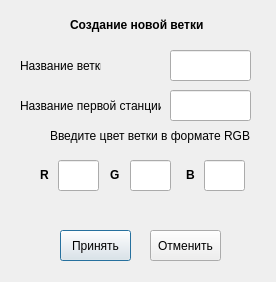
<?xml version="1.0" encoding="UTF-8"?>
<ui version="4.0">
 <class>CreateNewBranchDialog</class>
 <widget class="QDialog" name="CreateNewBranchDialog">
  <property name="geometry">
   <rect>
    <x>0</x>
    <y>0</y>
    <width>276</width>
    <height>282</height>
   </rect>
  </property>
  <property name="windowTitle">
   <string>Создание новой ветки</string>
  </property>
  <widget class="QLineEdit" name="branchName">
   <property name="geometry">
    <rect>
     <x>170</x>
     <y>50</y>
     <width>81</width>
     <height>31</height>
    </rect>
   </property>
  </widget>
  <widget class="QLineEdit" name="b">
   <property name="geometry">
    <rect>
     <x>204</x>
     <y>160</y>
     <width>41</width>
     <height>31</height>
    </rect>
   </property>
  </widget>
  <widget class="QLineEdit" name="g">
   <property name="geometry">
    <rect>
     <x>130</x>
     <y>160</y>
     <width>41</width>
     <height>31</height>
    </rect>
   </property>
  </widget>
  <widget class="QLineEdit" name="r">
   <property name="geometry">
    <rect>
     <x>58</x>
     <y>160</y>
     <width>41</width>
     <height>31</height>
    </rect>
   </property>
  </widget>
  <widget class="QLineEdit" name="firstStationName">
   <property name="geometry">
    <rect>
     <x>170</x>
     <y>90</y>
     <width>81</width>
     <height>31</height>
    </rect>
   </property>
  </widget>
  <widget class="QLabel" name="label_4">
   <property name="geometry">
    <rect>
     <x>20</x>
     <y>90</y>
     <width>141</width>
     <height>31</height>
    </rect>
   </property>
   <property name="text">
    <string>Название первой станции</string>
   </property>
  </widget>
  <widget class="QLabel" name="label_3">
   <property name="geometry">
    <rect>
     <x>20</x>
     <y>50</y>
     <width>81</width>
     <height>31</height>
    </rect>
   </property>
   <property name="text">
    <string>Название ветки</string>
   </property>
  </widget>
  <widget class="QLabel" name="label">
   <property name="geometry">
    <rect>
     <x>70</x>
     <y>10</y>
     <width>151</width>
     <height>31</height>
    </rect>
   </property>
   <property name="text">
    <string>&lt;html&gt;&lt;head/&gt;&lt;body&gt;&lt;p&gt;&lt;span style=&quot; font-size:9pt; font-weight:600;&quot;&gt;Создание новой ветки&lt;/span&gt;&lt;/p&gt;&lt;/body&gt;&lt;/html&gt;</string>
   </property>
  </widget>
  <widget class="QPushButton" name="okButton">
   <property name="geometry">
    <rect>
     <x>60</x>
     <y>230</y>
     <width>71</width>
     <height>31</height>
    </rect>
   </property>
   <property name="text">
    <string>Принять</string>
   </property>
  </widget>
  <widget class="QPushButton" name="cancelButton">
   <property name="geometry">
    <rect>
     <x>150</x>
     <y>230</y>
     <width>71</width>
     <height>31</height>
    </rect>
   </property>
   <property name="text">
    <string>Отменить</string>
   </property>
  </widget>
  <widget class="QLabel" name="errorLabel">
   <property name="geometry">
    <rect>
     <x>10</x>
     <y>200</y>
     <width>261</width>
     <height>21</height>
    </rect>
   </property>
   <property name="text">
    <string/>
   </property>
   <property name="alignment">
    <set>Qt::AlignCenter</set>
   </property>
  </widget>
  <widget class="QLabel" name="label_5">
   <property name="geometry">
    <rect>
     <x>50</x>
     <y>120</y>
     <width>201</width>
     <height>31</height>
    </rect>
   </property>
   <property name="text">
    <string>Введите цвет ветки в формате RGB</string>
   </property>
  </widget>
  <widget class="QLabel" name="label_6">
   <property name="geometry">
    <rect>
     <x>40</x>
     <y>160</y>
     <width>16</width>
     <height>31</height>
    </rect>
   </property>
   <property name="text">
    <string>&lt;html&gt;&lt;head/&gt;&lt;body&gt;&lt;p&gt;&lt;span style=&quot; font-weight:600;&quot;&gt;R&lt;/span&gt;&lt;/p&gt;&lt;/body&gt;&lt;/html&gt;</string>
   </property>
  </widget>
  <widget class="QLabel" name="label_7">
   <property name="geometry">
    <rect>
     <x>110</x>
     <y>160</y>
     <width>16</width>
     <height>31</height>
    </rect>
   </property>
   <property name="text">
    <string>&lt;html&gt;&lt;head/&gt;&lt;body&gt;&lt;p&gt;&lt;span style=&quot; font-weight:600;&quot;&gt;G&lt;/span&gt;&lt;/p&gt;&lt;/body&gt;&lt;/html&gt;</string>
   </property>
  </widget>
  <widget class="QLabel" name="label_8">
   <property name="geometry">
    <rect>
     <x>186</x>
     <y>160</y>
     <width>16</width>
     <height>31</height>
    </rect>
   </property>
   <property name="text">
    <string>&lt;html&gt;&lt;head/&gt;&lt;body&gt;&lt;p&gt;&lt;span style=&quot; font-weight:600;&quot;&gt;B&lt;/span&gt;&lt;/p&gt;&lt;/body&gt;&lt;/html&gt;</string>
   </property>
  </widget>
 </widget>
 <resources/>
 <connections/>
</ui>
